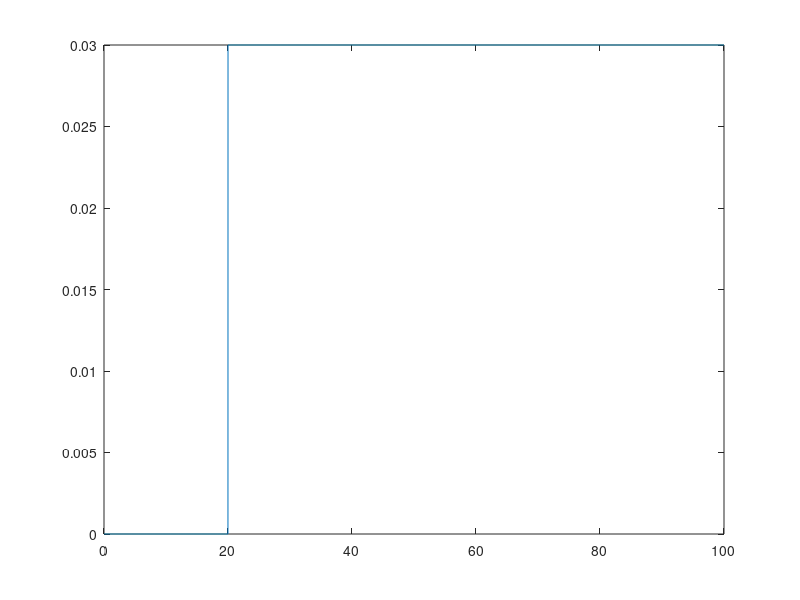

This chart was generated by the following MATLAB code: (Note: this script raises an error after producing the figure.)
% Defien the system constants

mb  = 400;   %kg
mw = 45;     %kg
ks = 69000;       %N/m
kt = 201000 ;     %N/m
C = 1190 ;    %N.s/m

% Numerator and Denomenator of the sys
N = [ks*C kt*ks]/(mw*mb);
D = [1 C*(mb+mw)/(mw*mb) (mw*ks+mb*ks+mb*kt)/(mw*mb) C*kt/(mw*mb) ks*kt/(mw*mb)];

% The speed of the car in m/s, since all system values are in SI units
v = [20 40 60] * (1000/3600);

%---------------------------------------------------------------------------------------------------

figure()

% Displacment input ( road displacment)
x = linspace(0, 100, 10000);
% Step input function
f = @(x) (x >= 20);

% 3 cm, step function
u = 0.03*f(x);
% Plot the results
plot(x,u)

hold on
for i=1:3
    t = linspace(0,50,10000);
    x = v(i)*t;
    u = 0.03*f(x);
    y = lsim(N,D,u,t);
    plot(x,y),xlim([0 200])
end

grid,title('Step input','Interpreter','latex'), legend('input(3 xm, after 20 m)','20 km/h','40 km/h','60 km/h','Interpreter', 'latex')
xlabel('X(m)', 'Interpreter', 'latex'),ylabel('$X_r(m)$','Interpreter', 'latex')

%---------------------------------------------------------------------------------------------------

figure()
% Displacment input ( road displacment)
x1 = linspace(0, 100, 10000);
% sin input function, in m
f = @(x) ((0.5 * sind(100*x)));

% 3 cm, step function
u = f(x)/100;
% Plot the results
plot(x,u)

hold on
for i=1:3
    t = linspace(0,100,10000);
    x = v(i)*t;
    u = f(x1)/100;
    y = lsim(N,D,u,t);
    plot(x,y),xlim([0 200])
end

grid,title('Sin input','Interpreter', 'latex'), legend('20 km/h','40 km/h','60 km/h','Interpreter', 'latex')
xlabel('$X(m)$','Interpreter', 'latex'),ylabel('$X_r(m)$','Interpreter', 'latex')

%-----------------------------------------------------------------------------------------------------------------------

figure()

% input signal
x1 = linspace(0,4*pi,1000);
f = @(x) (x>=5 & x<=5+pi/2);
u1= f(x1) .* 0.25 .* sin(2.*(x1-5));
plot(x1,u1)
hold on

for i=1:3
x1 = linspace(0,4*pi,1000);
t =  linspace(0,10,1000);
x = v(i) * t;
f = @(x) (x>=5 & x<=5+pi/2);
u= f(x) .* 0.25 .* sin(2.*(x-5));
y = lsim(N,D,u,t);
plot(x,y)
end

grid,title('Road bump input','Interpreter', 'latex'), legend('input','20 km/h','40 km/h','60 km/h','Interpreter', 'latex')
xlabel('$X(m)$','Interpreter', 'latex'),ylabel('$X_r(m)$','Interpreter', 'latex')
